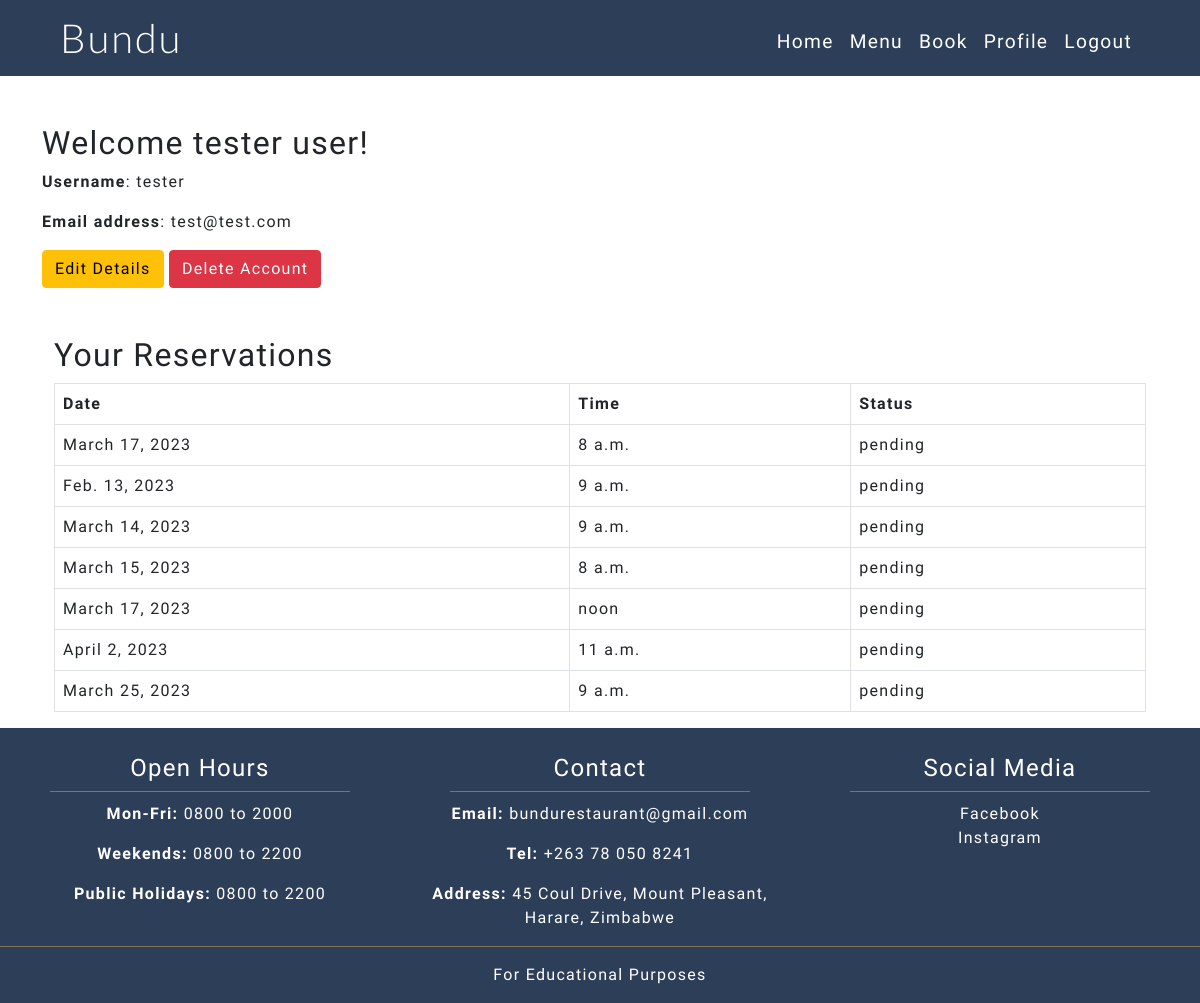
Before: /accounts/profile/ (signed in) with the older database file.
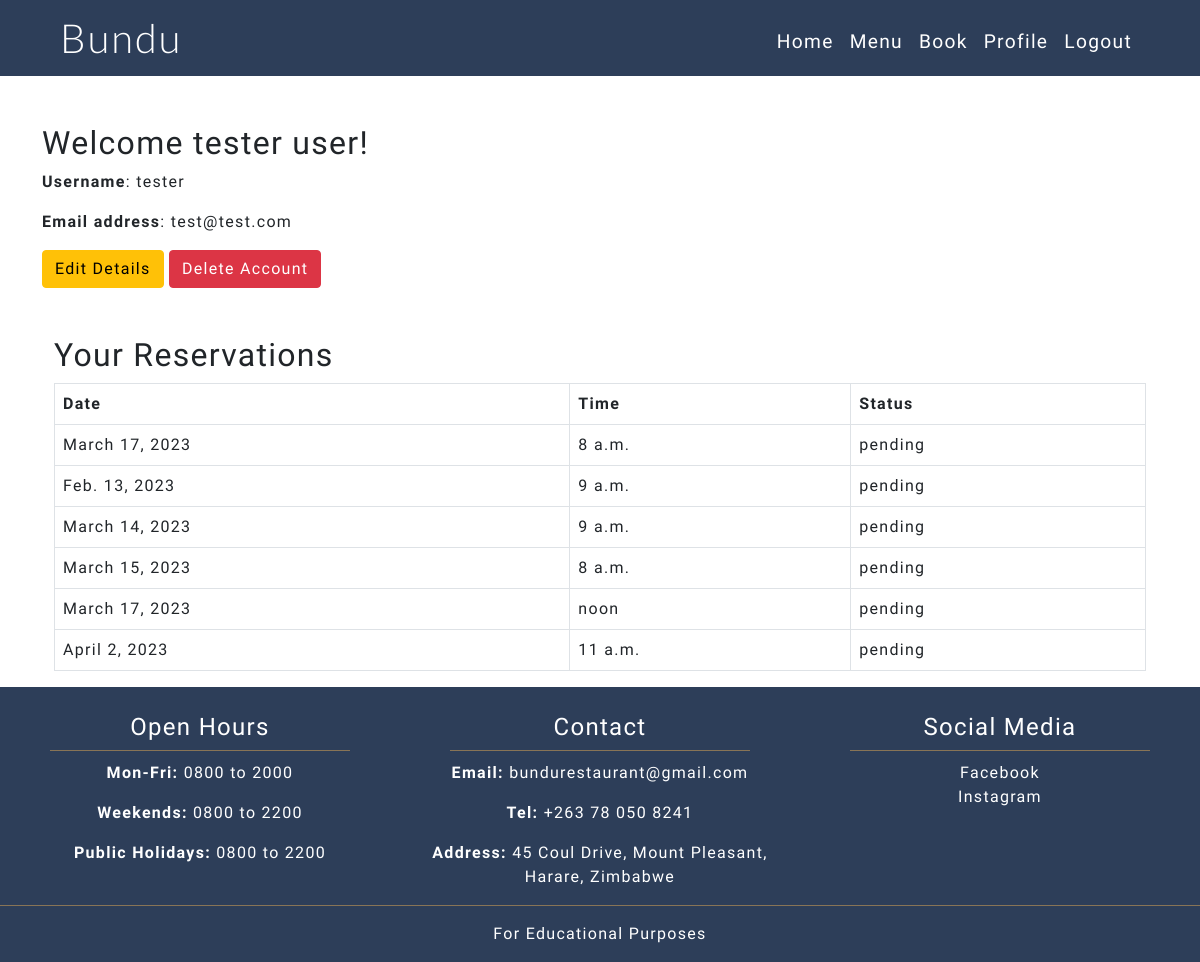
After: the same page with the newer database file.
### reservations/models.py (models this page shows, shortened)
class Reservation(models.Model):
    user = models.ForeignKey(User, on_delete=models.CASCADE)
    first_name = models.CharField(max_length=35, null=False, blank=False)
    last_name = models.CharField(max_length=35, null=False, blank=False)
    email = models.EmailField(null=False, blank=False)
    phone_number = models.CharField(blank=True, null=True, max_length=15)
    no_of_people = models.IntegerField(choices=no_of_people_choices, default=1)
    date = models.DateField()
    time = models.TimeField(choices=reservation_times)
    date_of_request = models.DateTimeField(auto_now_add=True)
    status = models.CharField(max_length=8, choices=STATUS, default="pending")
    @property
    def is_past_date(self):
        return date.today() > self.date

### accounts/views.py (the view)
# urls.py: path('accounts/profile/', views.profile_page, name='profile_page'),
def profile_page(request):
    if request.user.is_authenticated and request.user.is_staff is False:
        f_name = request.user.first_name
        l_name = request.user.last_name
        username = request.user.username
        email_address = request.user.email
        reservations = Reservation.objects.filter(user=request.user)
        context = {
            'f_name': f_name,
            'l_name': l_name,
            'username': username,
            'email_address': email_address,
            'reservations': reservations,
        }
        return render(request, 'profile.html', context)
    else:
        return redirect('home')

### accounts/templates/profile.html (shortened to what this page needs)
{% extends "base.html" %}
{% block content %}
    <div class="container pt-5 fill-screen below-nav">
        <h2>Welcome {{ f_name }} {{ l_name }}!</h2>
        <p><span class="fw-bold">Username</span>: {{ username }}</p>
        <p><span class="fw-bold">Email address</span>: {{ email_address }}</p>
        <a class="btn btn-warning" href="{% url 'edit_account' request.user.id %}">Edit Details</a>
        <a class="btn btn-danger" href="{% url 'delete_account' request.user.id %}">Delete Account</a>
    <div class="container pt-5">
      <h2>Your Reservations</h2>
      {% if reservations %}
      <table class="table tabel-striped table-hover table-bordered">
        <thead>
          <tr>
            <th scope="col">Date</th>
            <th scope="col">Time</th>
            <th scope="col">Status</th>
          </tr>
        </thead>
            {% for reservation in reservations %}
              <tr class='clickable-row menu-modal-link' data-bs-toggle="modal" data-bs-target="#modal{{ reservation.id }}">
                <td>{{ reservation.date }}</td>
                <td>{{ reservation.time }}</td>
                <td>{{ reservation.status }}</td>
              </tr>
              {% endfor %}
      </table>
    </div>
    {% else %}
    <p class="fw-bold">You do not currently have any reservation records.</p>
    {% endif %}
</div>
{%endblock%}

Changed rows visible on the page:
removed Reservation: date "March 25, 2023", time "9 a.m.", status "pending"
